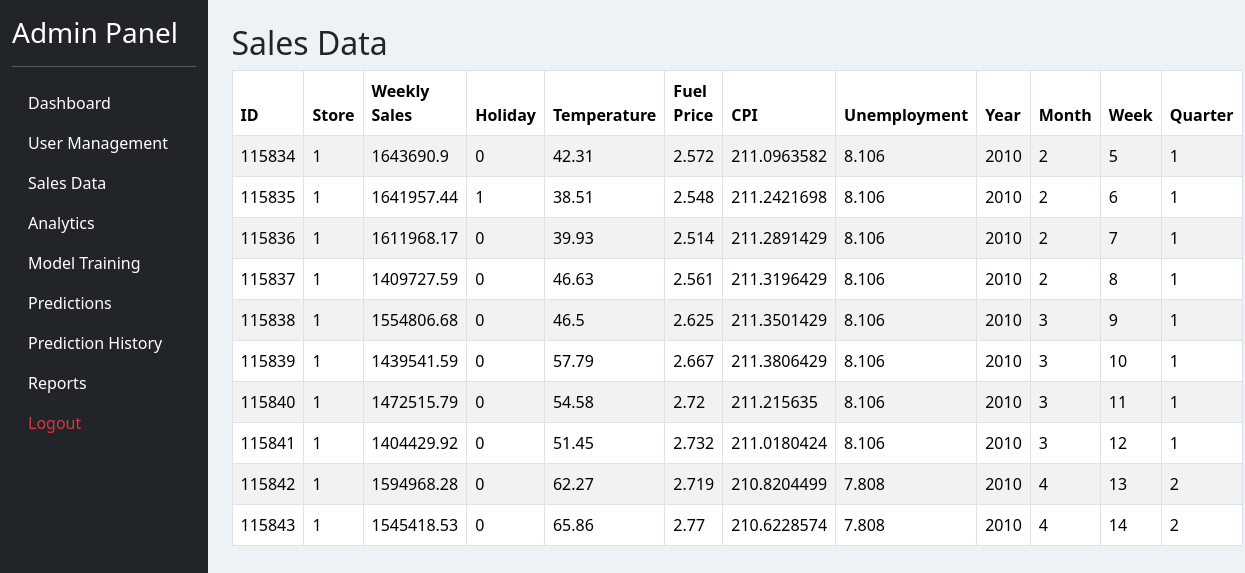
The page /sales-data/ on the database its author committed.
### admins/models.py (models this page shows, shortened)
class SalesData(models.Model):
    store = models.IntegerField()
    weekly_sales = models.FloatField()
    holiday_flag = models.IntegerField()
    temperature = models.FloatField()
    fuel_price = models.FloatField()
    cpi = models.FloatField()
    unemployment = models.FloatField()
    year = models.IntegerField()
    month = models.IntegerField()
    week = models.IntegerField()
    quarter = models.IntegerField()

### admins/views.py (the view)
# urls.py: path('sales-data/', views.sales_data, name='sales_data'),
def sales_data(request):
    sales_records = SalesData.objects.all()[:10]
    context = {
        'sales_records': sales_records
    }
    return render(
        request,
        'admin/sales_data.html',
        context
    )

### templates/admin/sales_data.html (shortened to what this page needs)
{% extends 'base/admin_base.html' %}
{% block content %}
<h2>Sales Data</h2>
<table class="table table-bordered table-striped">
    <thead>
        <tr>
            <th>ID</th>
            <th>Store</th>
            <th>Weekly Sales</th>
            <th>Holiday</th>
            <th>Temperature</th>
            <th>Fuel Price</th>
            <th>CPI</th>
            <th>Unemployment</th>
            <th>Year</th>
            <th>Month</th>
            <th>Week</th>
            <th>Quarter</th>
        </tr>
    </thead>
    <tbody>
        {% for sale in sales_records %}
        <tr>
            <td>{{ sale.id }}</td>
            <td>{{ sale.store }}</td>
            <td>{{ sale.weekly_sales }}</td>
            <td>{{ sale.holiday_flag }}</td>
            <td>{{ sale.temperature }}</td>
            <td>{{ sale.fuel_price }}</td>
            <td>{{ sale.cpi }}</td>
            <td>{{ sale.unemployment }}</td>
            <td>{{ sale.year }}</td>
            <td>{{ sale.month }}</td>
            <td>{{ sale.week }}</td>
            <td>{{ sale.quarter }}</td>
        </tr>
        {% empty %}
        <tr>
            <td colspan="12" class="text-center">
                No Sales Data Available
            </td>
        </tr>
        {% endfor %}
    </tbody>
</table>
{% endblock %}

### templates/base/admin_base.html (shortened to what this page needs)
<!DOCTYPE html>
<html>
<head>
    <link href="https://cdn.jsdelivr.net/npm/bootstrap@5.3.3/dist/css/bootstrap.min.css" rel="stylesheet">
</head>
<body>
<div class="container-fluid">
    <div class="row">
        <div class="col-md-2 bg-dark text-white min-vh-100">
            <h3 class="mt-3">Admin Panel</h3>
            <hr>
            <ul class="nav flex-column">
                <li class="nav-item">
                    <a class="nav-link text-white" href="{% url 'admin_dashboard' %}">
                        Dashboard
                    </a>
                </li>
                <li class="nav-item">
                    <a class="nav-link text-white" href="{% url 'users' %}">
                        User Management
                    </a>
                </li>
                <li class="nav-item">
                    <a class="nav-link text-white" href="{% url 'sales_data' %}">
                        Sales Data
                    </a>
                </li>
                <li class="nav-item">
                    <a class="nav-link text-white" href="{% url 'analytics' %}">
                        Analytics
                    </a>
                </li>
                <li class="nav-item">
                    <a class="nav-link text-white" href="{% url 'model_training' %}">
                        Model Training
                    </a>
                </li>
                <li class="nav-item">
                    <a class="nav-link text-white" href="{% url 'predictions' %}">
                        Predictions
                    </a>
                </li>
                <li>
                    <a class="nav-link text-white" href="{% url 'prediction_history' %}">
                        Prediction History
                    </a>
                </li>
                <li class="nav-item">
                    <a class="nav-link text-white" href="{% url 'reports' %}">
                        Reports
                    </a>
                </li>
                <li class="nav-item">
                    <a class="nav-link text-danger" href="{% url 'logout' %}">
                        Logout
                    </a>
                </li>
            </ul>
        </div>
        <div class="col-md-10 p-4">
            {% block content %}
            {% endblock %}
        </div>
    </div>
</div>
</body>
</html>

### templates/base/admin_base.html (style rules this page uses)
body { background: #edf2f7; }

### rows shown on the page
SalesData: id "115834", store "1", weekly_sales "1643690.9", holiday_flag "0", temperature "42.31", fuel_price "2.572", cpi "211.0963582", unemployment "8.106", year "2010", month "2", week "5", quarter "1"
SalesData: id "115835", store "1", weekly_sales "1641957.44", holiday_flag "1", temperature "38.51", fuel_price "2.548", cpi "211.2421698", unemployment "8.106", year "2010", month "2", week "6", quarter "1"
SalesData: id "115836", store "1", weekly_sales "1611968.17", holiday_flag "0", temperature "39.93", fuel_price "2.514", cpi "211.2891429", unemployment "8.106", year "2010", month "2", week "7", quarter "1"
SalesData: id "115837", store "1", weekly_sales "1409727.59", holiday_flag "0", temperature "46.63", fuel_price "2.561", cpi "211.3196429", unemployment "8.106", year "2010", month "2", week "8", quarter "1"
SalesData: id "115838", store "1", weekly_sales "1554806.68", holiday_flag "0", temperature "46.5", fuel_price "2.625", cpi "211.3501429", unemployment "8.106", year "2010", month "3", week "9", quarter "1"
SalesData: id "115839", store "1", weekly_sales "1439541.59", holiday_flag "0", temperature "57.79", fuel_price "2.667", cpi "211.3806429", unemployment "8.106", year "2010", month "3", week "10", quarter "1"
SalesData: id "115840", store "1", weekly_sales "1472515.79", holiday_flag "0", temperature "54.58", fuel_price "2.72", cpi "211.215635", unemployment "8.106", year "2010", month "3", week "11", quarter "1"
SalesData: id "115841", store "1", weekly_sales "1404429.92", holiday_flag "0", temperature "51.45", fuel_price "2.732", cpi "211.0180424", unemployment "8.106", year "2010", month "3", week "12", quarter "1"
SalesData: id "115842", store "1", weekly_sales "1594968.28", holiday_flag "0", temperature "62.27", fuel_price "2.719", cpi "210.8204499", unemployment "7.808", year "2010", month "4", week "13", quarter "2"
SalesData: id "115843", store "1", weekly_sales "1545418.53", holiday_flag "0", temperature "65.86", fuel_price "2.77", cpi "210.6228574", unemployment "7.808", year "2010", month "4", week "14", quarter "2"
